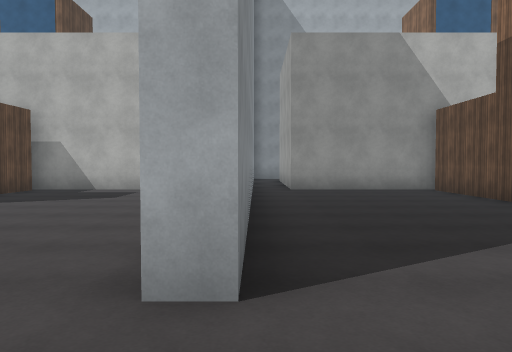
View 1 (above)

24 first-person views from a walk through a Unity game level. The camera is 1.5 m above the floor, tilts 2° down and sees 70° across. The floor is counted in squares, 2 m on a side. Each view is taken from the middle of a square. On the plan, view 1 faces up. The plan holds only what a view shows up to about 11 squares ahead; the rest is blank. The place goes on beyond the plan. The player is left out. Surface patterns are stand-ins for the level's own textures.

View 2
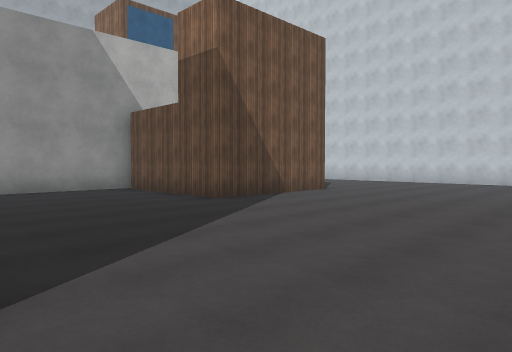

View 3
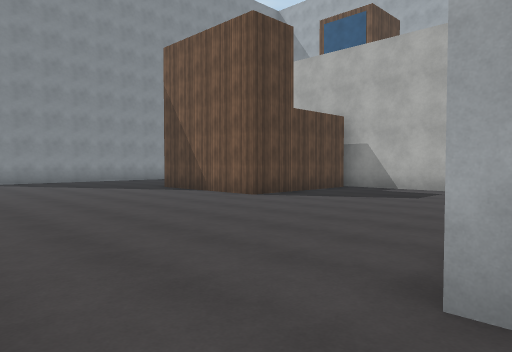

View 4
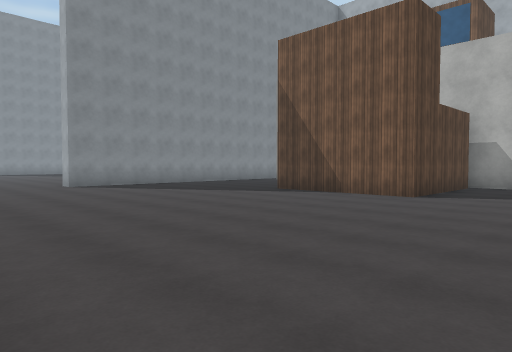

View 5
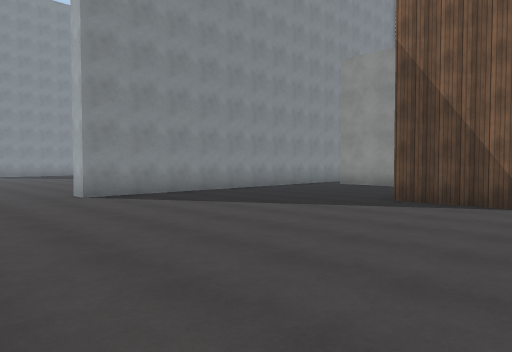

View 6
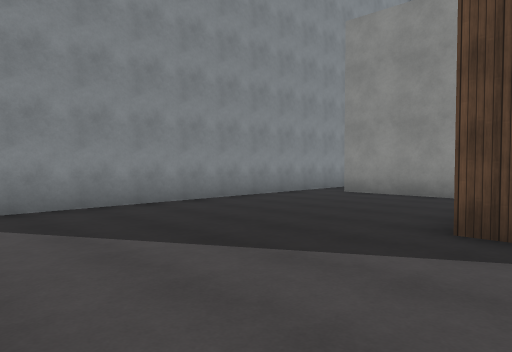

View 7
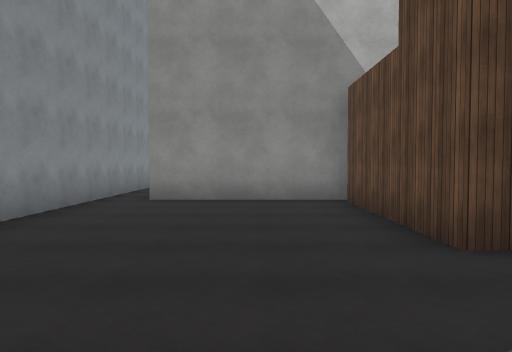

View 8
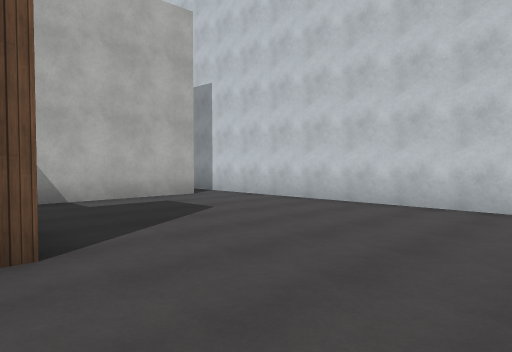

View 9
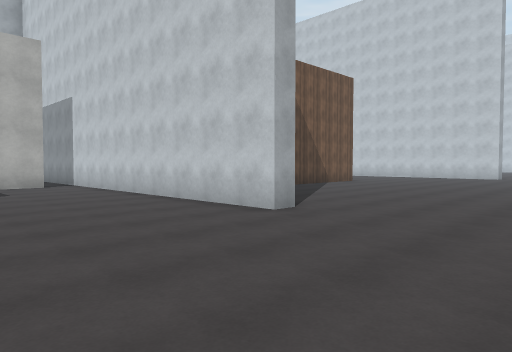

View 10
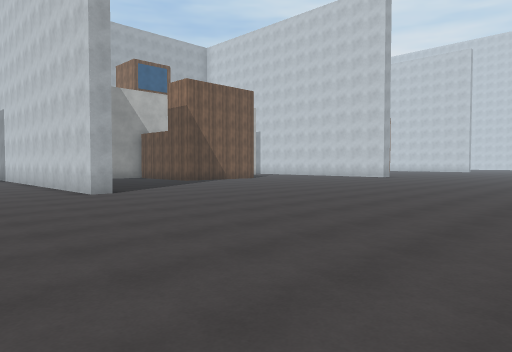

View 11
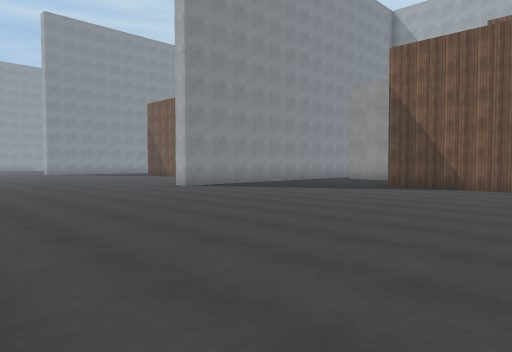

View 12
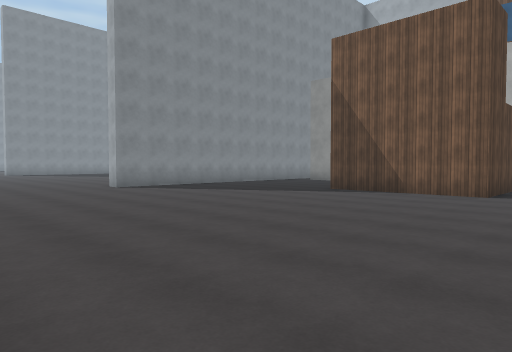

View 13
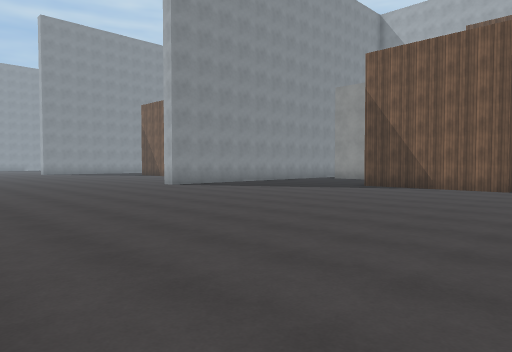

View 14
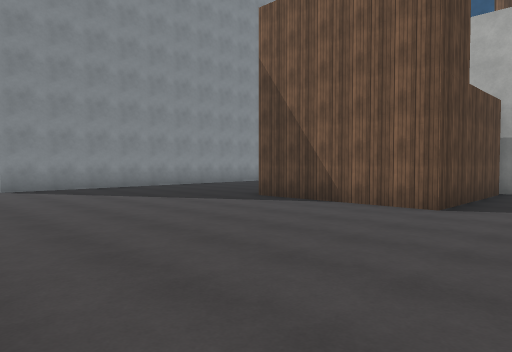

View 15
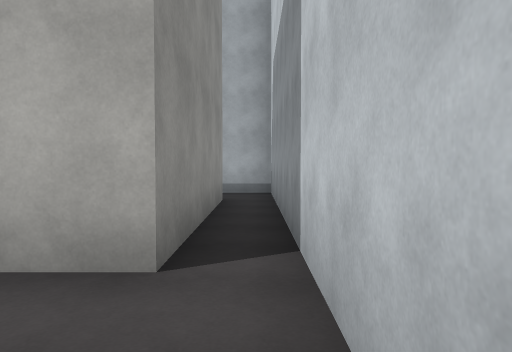

View 16
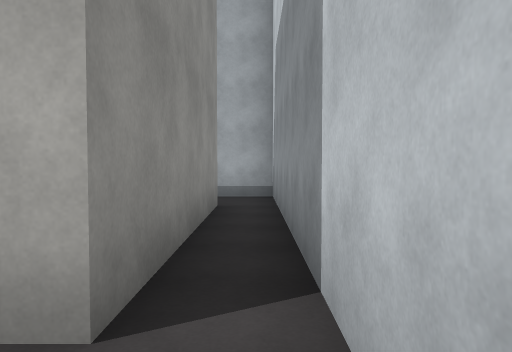

View 17
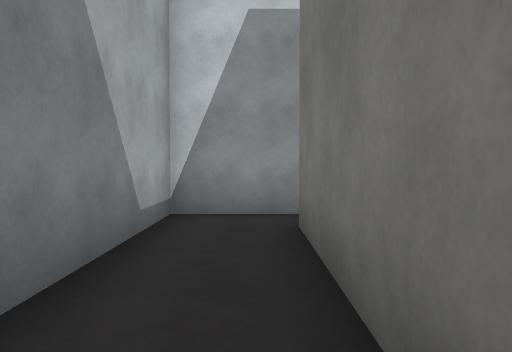

View 18
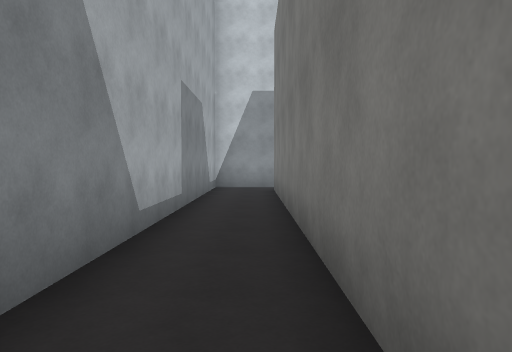

View 19
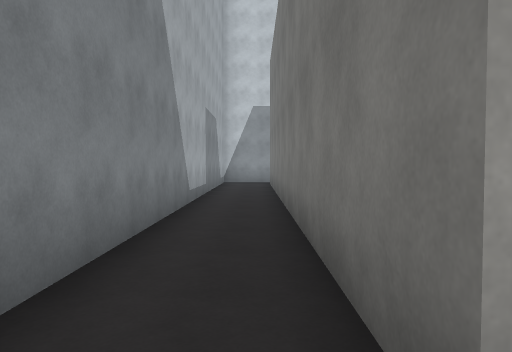

View 20
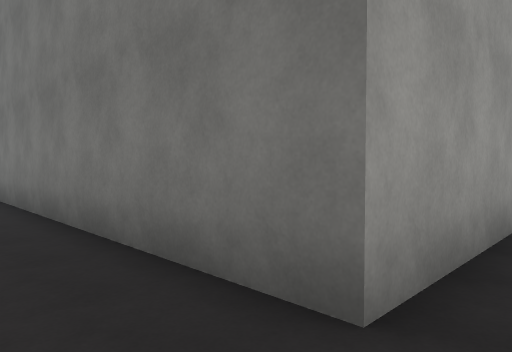

View 21
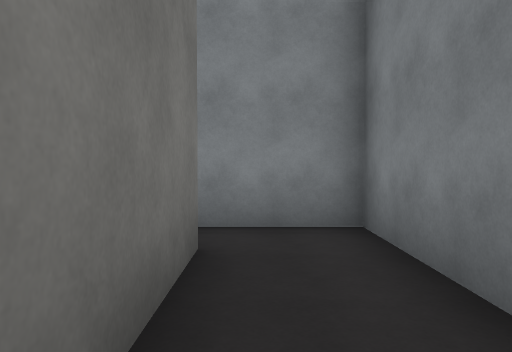

View 22
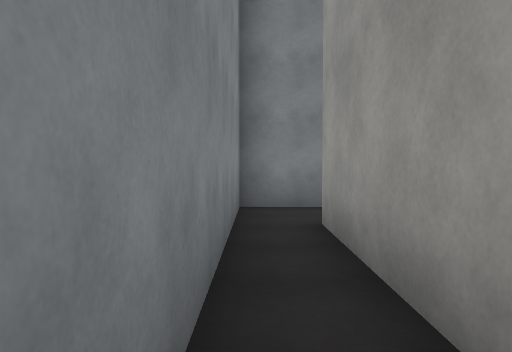

View 23
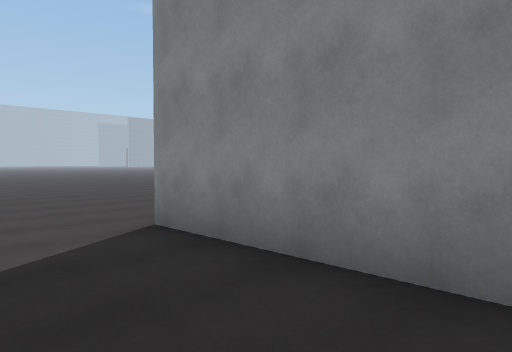

View 24
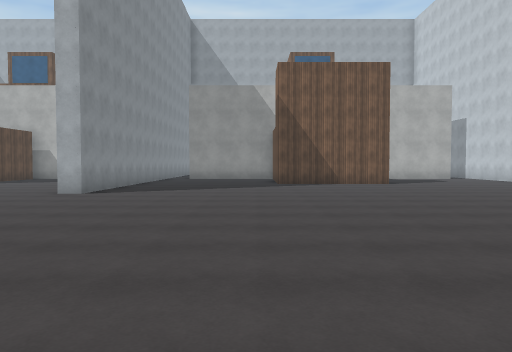

### Floor plan
Points are (right, up) in squares from view 1. A wall is a line through its corners. A room is listed if a view was taken in it or the views show most of it. See-through windows are left out.
Room 1 (views 1, 2, 3, 4, 5, 6, 7, 8, 9, 10, 11, 12, 13, 14, 15, 16, 23, 24)
walls: (-0.1, 7.4) (-0.1, 2) (-0.6, 2) (-0.6, 10.4); (-6.2, 10.2) (-6.2, 6.1) (-10.2, 6.1) (-10.2, 10.1); (-1.7, 10.5) (-6.5, 10.5); (-10, 10.5) (-14.2, 10.5); (5.2, 10.5) (1, 10.5); (9, 10.2) (9, 6.1) (5, 6.1) (5, 10.2); (-15.3, 10.4) (-15.3, 2) (-15.9, 2)
ways out: opening at (-15, 11) to room 2; opening at (-1, 11) to room 2
Room 2 (views 17, 18, 19, 20, 21, 22)
walls: (-14.2, 12.1) (-14.2, 15.5) (-1.7, 15.5) (-1.7, 10.5); (-0.6, 10.4) (-0.6, 17.3) (-15.3, 17.3) (-15.3, 10.4)
ways out: opening at (-15, 11) to room 1; opening at (-1, 11) to room 1

Positions as (right, up) in squares from view 1, and headings:
1: (0, 0), facing up
2: (0, 0), facing up-right
3: (0, 0), facing up-left
4: (-3, -2), facing up-left
5: (-7, -1), facing up-left
6: (-9, 2), facing up-left
7: (-12, 3), facing up
8: (-7, 3), facing up-right
9: (-5, -2), facing up-right
10: (-4, -7), facing up-right
11: (-5, -5), facing up-left
12: (11, -3), facing up-left
13: (11, -5), facing up-left
14: (11, 0), facing up-left
15: (-1, 8), facing up
16: (-1, 9), facing up
17: (-6, 16), facing right
18: (-12, 16), facing right
19: (-15, 16), facing right
20: (-15, 17), facing down-right
21: (-11, 16), facing left
22: (-15, 11), facing up
23: (-13, 6), facing down-left
24: (-11, -7), facing up
